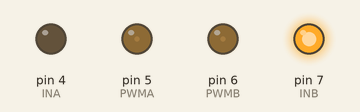
This sketch was run on a simulated Arduino Uno, built with avr-gcc and run on an emulated ATmega328P. On the bench: output pins drawn as LEDs (lit = HIGH).

Above: at 0.05 s.
At 1.5 s:
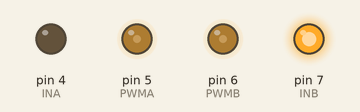
At 2.95 s:
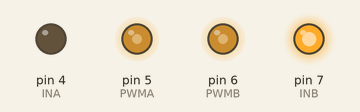
At 4.4 s:
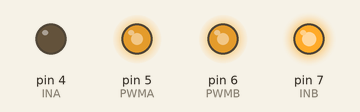
At 5.9 s:
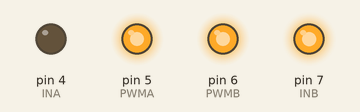
Timing chart, 0 to 6.8 s (numbered marks = the images above):
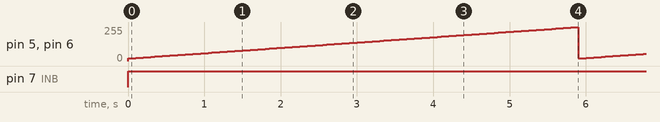

The sketch:

dianji.ino
```cpp
/*电机测试程序
功能：测试电机驱动功能和电机连线是否正确
效果：左电机反转，右电机正转，电机转速由小到大。
*/
int INA = 4; //电机A正反转控制端
int PWMA = 5; //电机A调速端
int INB = 7; //电机B正反转控制端
int PWMB = 6; //电机B调速端
void setup(){
pinMode(INA,OUTPUT);
pinMode(INB,OUTPUT);   //配置电机输出IO口为输出
}
void loop(){
 int value;
 for(value = 20 ; value <= 255; value+=2){    //循环每次速度增加2最大到255
 motosp(-value,value);//电机速度赋值，左电机负值为反转，右电机正转。
 delay(50);
 }
}
void motosp(int sp1,int sp2)//声明电机速度控制函数。括号内定义的变量分别为左右电机速
//度值，范围-255～+255，正值为正转，负值为反转。
{
  if(sp1>0) {
   digitalWrite(INA, HIGH);
  }
  else
  {
   digitalWrite(INA, LOW);
  }
  if(sp2>0)
  {
   digitalWrite(INB, HIGH);
  }
  else
  {
   digitalWrite(INB, LOW);
  }
  analogWrite(PWMA,abs (sp1));
  analogWrite(PWMB,abs (sp2));
}
```

Measured:
- by itself, pin 5 (PWMA), pin 6 (PWMB): ramps from 20/255 to 254/255 and jumps back, once every 5.9 s
- by itself, pin 7 (INB): LOW → HIGH at 0.00 s
